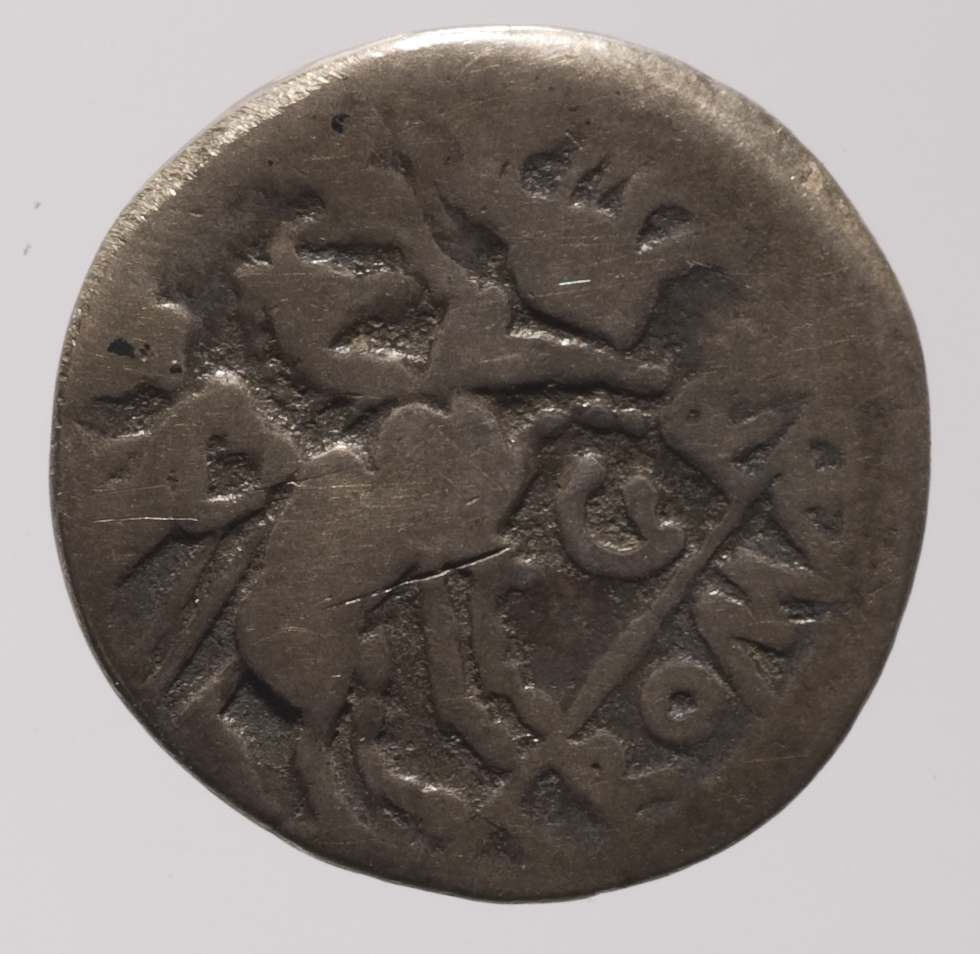
#> input picture coin_classification/data/train/class125_image1.png, 980 x 954 px; its folder holds only this picture in this run
$ python preprocessor.py
#> lines starting #> are read from the running program, lines starting #| are printed output that depends on the picture

import cv2
import os

BASE_DIR = os.path.dirname(os.path.dirname(os.path.abspath(__file__)))

RAW_DIR = os.path.join(BASE_DIR, "data", "train")
OUT_DIR = os.path.join(BASE_DIR, "data", "processed")

os.makedirs(OUT_DIR, exist_ok=True)

def preprocess_images():
    print("🔧 Starting preprocessing...")

    for file in os.listdir(RAW_DIR):
        if file.endswith(".png"):
            img_path = os.path.join(RAW_DIR, file)

            img = cv2.imread(img_path)
#> img is the input picture: shape (954, 980, 3); mean B, G, R 114.4, 119.1, 126.8
            if img is None:
                print(f"⚠️ Cannot read {file}, skipping.")
                continue

            gray = cv2.cvtColor(img, cv2.COLOR_BGR2GRAY)
            resized = cv2.resize(gray, (128, 128))
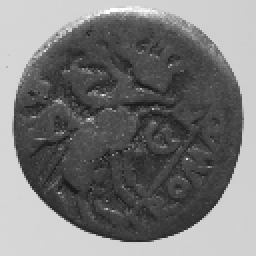
#> resized: shape (128, 128) (shown 2 times larger); min 26, max 255, mean 120.7

            cv2.imwrite(os.path.join(OUT_DIR, file), resized)

    print("✅ Preprocessing completed! Files saved to data/processed/")

if __name__ == "__main__":
    preprocess_images()

$ run again, on coin_classification/data/train/class143_image3.png
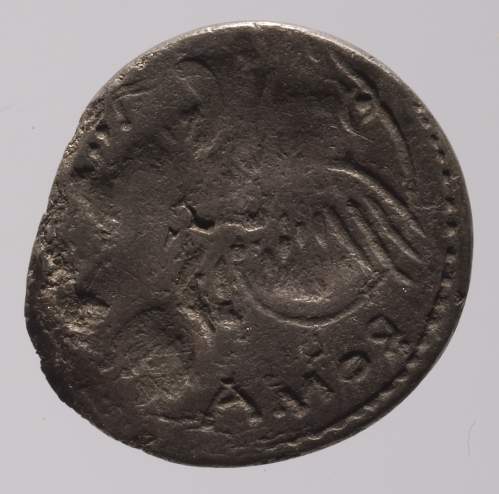
#> input picture coin_classification/data/train/class143_image3.png, 997 x 987 px (shown at 1/2 size)
#> in preprocess_images, img is the input picture: shape (987, 997, 3); mean B, G, R 106.9, 109, 116.5
#> in preprocess_images, `resized = cv2.resize(gray, (128, 128))`:
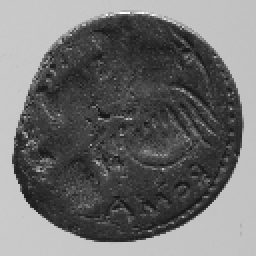
#> resized: shape (128, 128) (shown 2 times larger); min 20, max 255, mean 110.9

$ run again, on coin_classification/data/train/class149_image1.png
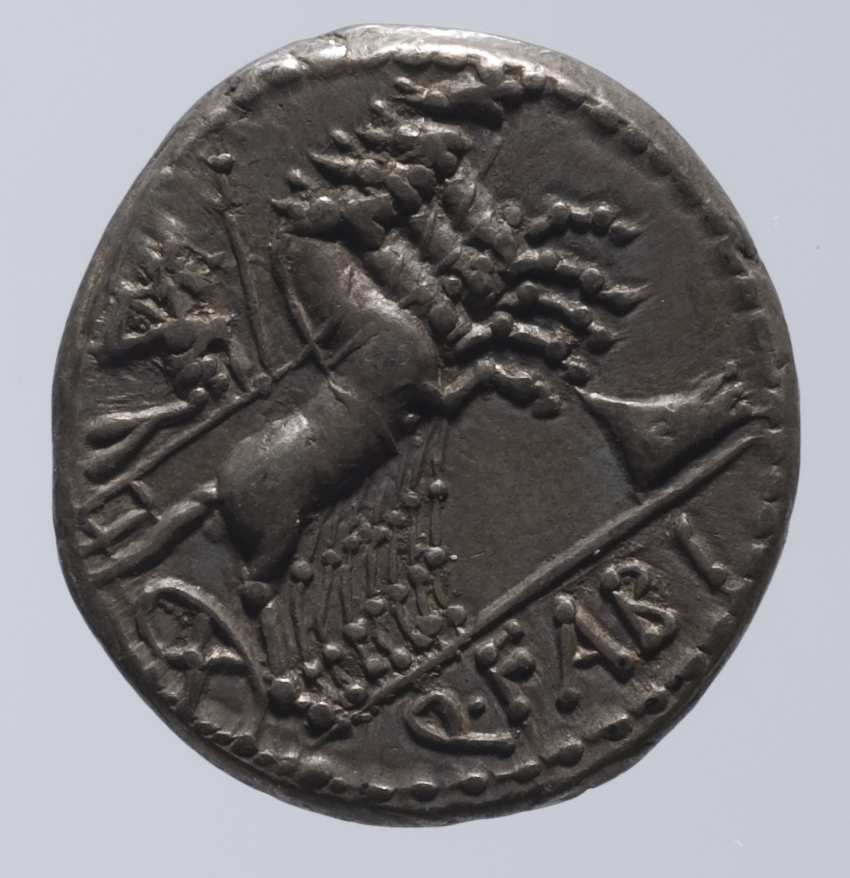
#> input picture coin_classification/data/train/class149_image1.png, 850 x 878 px
#> in preprocess_images, img is the input picture: shape (878, 850, 3); mean B, G, R 119.6, 117.4, 119.8
#> in preprocess_images, `resized = cv2.resize(gray, (128, 128))`:
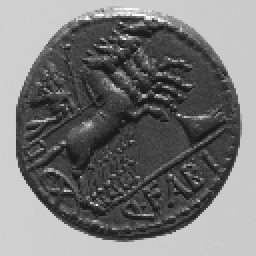
#> resized: shape (128, 128) (shown 2 times larger); min 23, max 255, mean 118.3

$ run again, on coin_classification/data/train/class149_image2.png
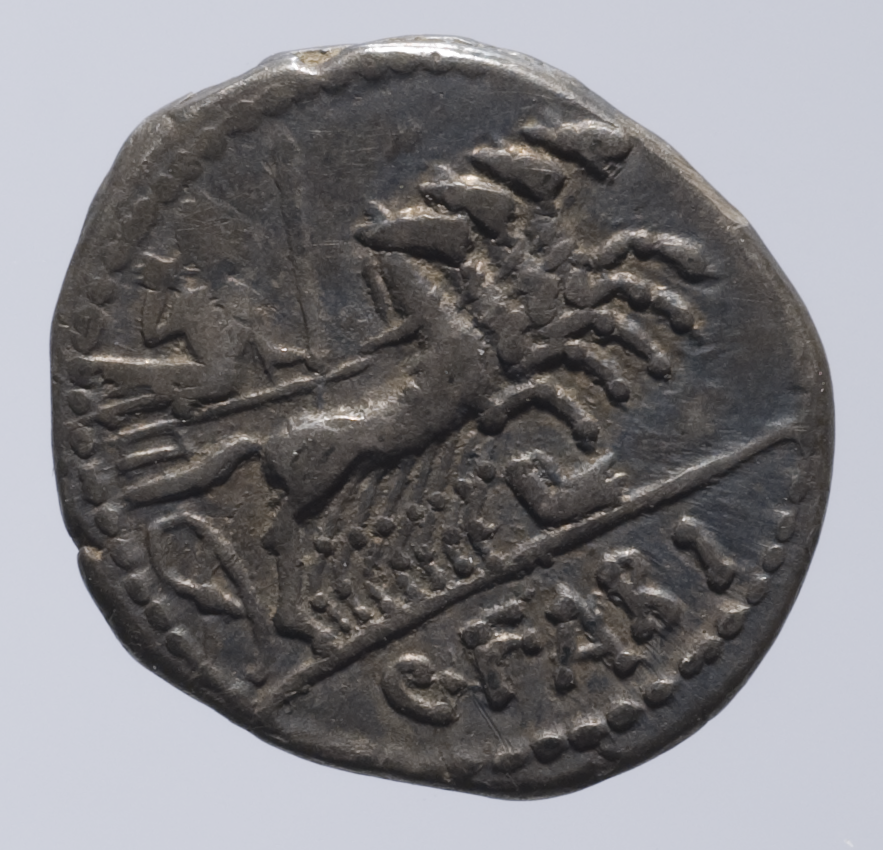
#> input picture coin_classification/data/train/class149_image2.png, 883 x 850 px
#> in preprocess_images, img is the input picture: shape (850, 883, 3); mean B, G, R 126.9, 124, 125.4
#> in preprocess_images, `resized = cv2.resize(gray, (128, 128))`:
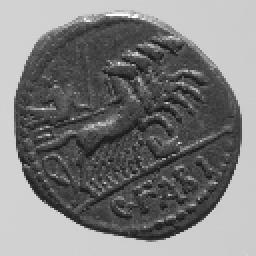
#> resized: shape (128, 128) (shown 2 times larger); min 25, max 255, mean 124.6

$ run again, on coin_classification/data/train/class125_image3.png
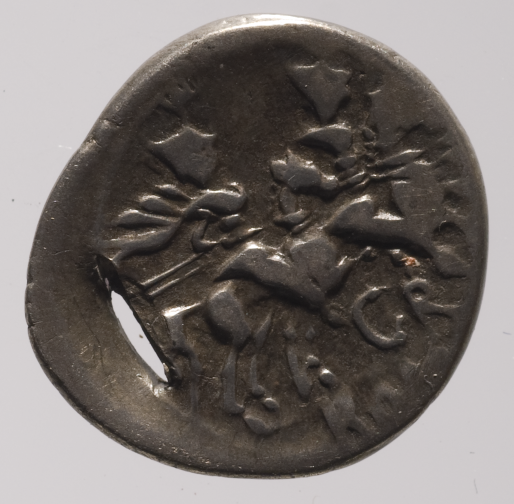
#> input picture coin_classification/data/train/class125_image3.png, 1027 x 1007 px (shown at 1/2 size)
#> in preprocess_images, img is the input picture: shape (1007, 1027, 3); mean B, G, R 109.8, 113, 119.3
#> in preprocess_images, `resized = cv2.resize(gray, (128, 128))`:
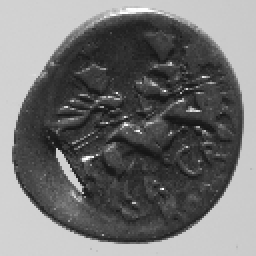
#> resized: shape (128, 128) (shown 2 times larger); min 21, max 255, mean 114.3
